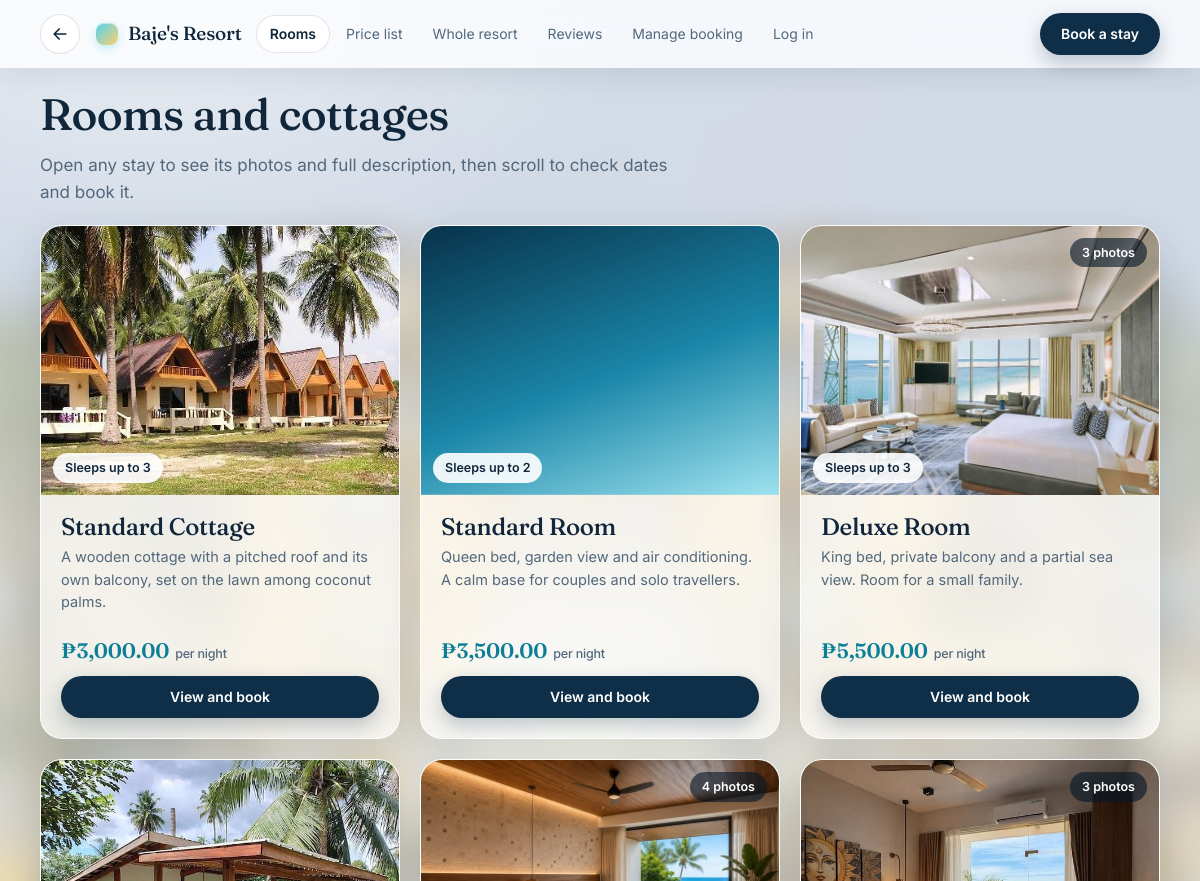
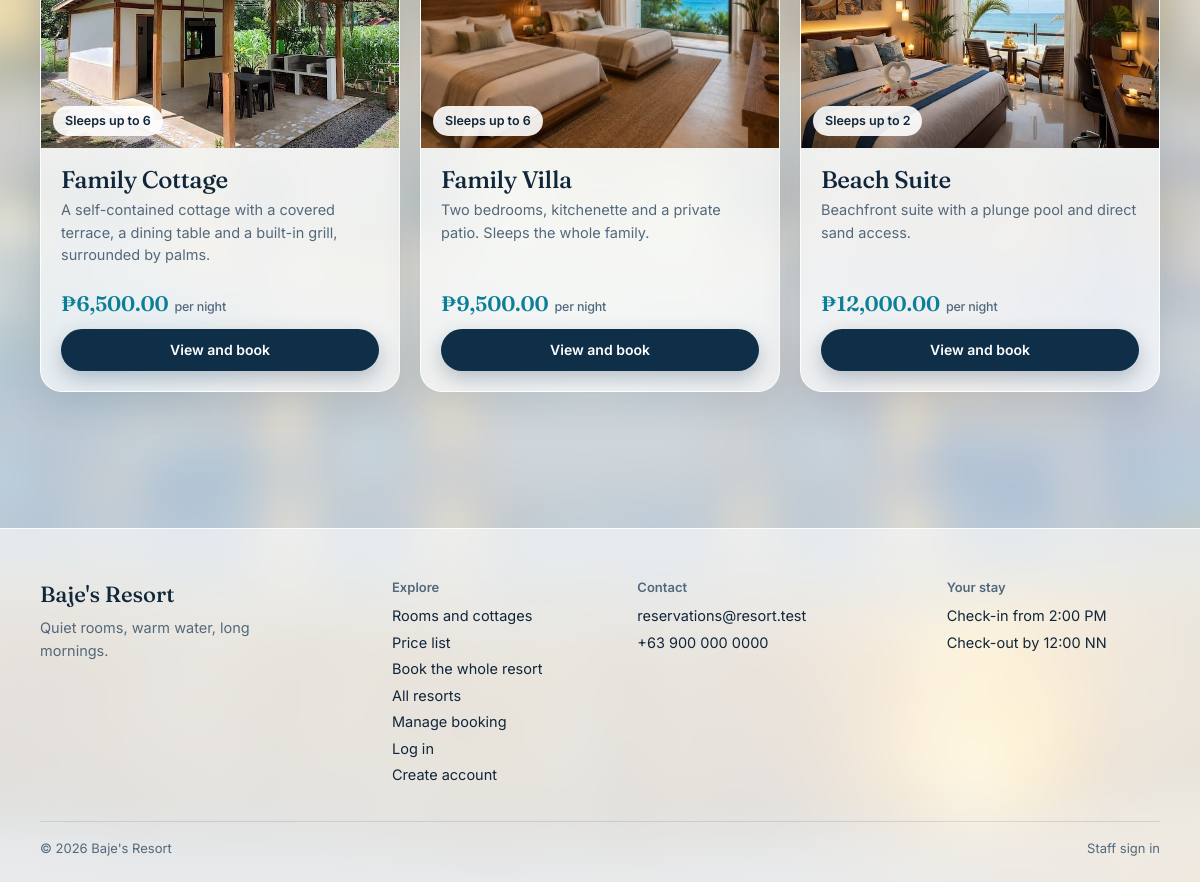
Screenshot of /rooms.php?r=bajes-resort with the database file from the repository (2 pictures, top to bottom).
### tables this page shows
CREATE TABLE resort (
  resort_id       INT AUTO_INCREMENT PRIMARY KEY,
  slug            VARCHAR(40)  NOT NULL,               
  name            VARCHAR(100) NOT NULL,
  tagline         VARCHAR(160) NULL,
  description     TEXT NULL,
  location        VARCHAR(120) NULL,
  theme           VARCHAR(20)  NOT NULL DEFAULT 'ocean',    
  hero_image      VARCHAR(120) NULL,                   
  contact_email   VARCHAR(120) NULL,
  contact_phone   VARCHAR(40)  NULL,
  checkin_time    VARCHAR(20)  NOT NULL DEFAULT '2:00 PM',
  checkout_time   VARCHAR(20)  NOT NULL DEFAULT '12:00 NN',
  free_cancel_days INT NOT NULL DEFAULT 2,
  exclusive_rate  DECIMAL(10,2) NULL,                  
  is_active       TINYINT(1) NOT NULL DEFAULT 1,
  sort_order      INT NOT NULL DEFAULT 0,
  created_at      TIMESTAMP NOT NULL DEFAULT CURRENT_TIMESTAMP,
  CONSTRAINT uk_resort_slug UNIQUE (slug),
  CONSTRAINT ck_resort_rate CHECK (exclusive_rate IS NULL OR exclusive_rate >= 0)
);

CREATE TABLE room_type (
  room_type_id  INT AUTO_INCREMENT PRIMARY KEY,
  resort_id     INT NOT NULL,
  type_name     VARCHAR(60) NOT NULL,
  description   TEXT,
  details       TEXT NULL,
  max_occupancy INT NOT NULL,
  base_rate     DECIMAL(10,2) NOT NULL,
  CONSTRAINT uk_room_type_name UNIQUE (resort_id, type_name),
  CONSTRAINT ck_room_type_occ  CHECK (max_occupancy > 0),
  CONSTRAINT ck_room_type_rate CHECK (base_rate >= 0),
  CONSTRAINT fk_room_type_resort FOREIGN KEY (resort_id) REFERENCES resort(resort_id) ON DELETE CASCADE
);

### includes/bootstrap.php (called while the page is built, shortened)
<?php
$config = require __DIR__ . '/../config.php';
$config['platform'] ??= 'Resort Booking';
$config['resort'] = $config['platform'];
$resort = null;
function resort_find(PDO $pdo, string $slug): ?array
{
    $stmt = $pdo->prepare('SELECT * FROM resort WHERE slug = ? AND is_active = 1');
    $stmt->execute([$slug]);
    return $stmt->fetch() ?: null;
}
function resort_apply(array $r): void
{
    global $config, $resort;
    $resort = $r;
    $config['resort']        = $r['name'];
    $config['tagline']       = (string)$r['tagline'];
    $config['checkin_time']  = $r['checkin_time'];
    $config['checkout_time'] = $r['checkout_time'];
    $config['contact_email'] = (string)$r['contact_email'];
    $config['contact_phone'] = (string)$r['contact_phone'];
    $config['free_cancel_days'] = (int)$r['free_cancel_days'];
    $config['mail']['from_name'] = $r['name'];
}
function require_resort(PDO $pdo): array
{
    $slug = (string)($_POST['r'] ?? $_GET['r'] ?? '');
    $r = $slug !== '' ? resort_find($pdo, $slug) : null;
    return $r;
}
function ru(string $url, ?string $slug = null): string
{
    global $resort;
    $slug ??= $resort['slug'] ?? '';
    $frag = '';
    if (($i = strpos($url, '#')) !== false) {
        $frag = substr($url, $i);
        $url  = substr($url, 0, $i);
    }
    return $url . (str_contains($url, '?') ? '&' : '?') . 'r=' . rawurlencode($slug) . $frag;
}
function resort_id(): int
{
    global $resort;
    return (int)($resort['resort_id'] ?? 0);
}
function h(mixed $value): string
{
    return htmlspecialchars((string)($value ?? ''), ENT_QUOTES, 'UTF-8');
}
function money(float|int|string $amount): string
{
    global $config;
    return $config['currency'] . number_format((float)$amount, 2);
}

### config.php (called while the page is built)
<?php
return [
    'db_host'  => '127.0.0.1',
    'db_port'  => 3306,
    'db_name'  => 'resort_db',
    'db_user'  => 'root',
    'db_pass'  => '',
    'debug'    => false,
    'platform'      => 'Resort Booking',
    'resort'        => "Baje's Resort",
    'tagline'       => 'Quiet rooms, warm water, long mornings.',
    'currency'      => '₱',
    'timezone'      => 'Asia/Manila',
    'checkin_time'  => '2:00 PM',
    'checkout_time' => '12:00 NN',
    'contact_email' => 'reservations@resort.test',
    'contact_phone' => '+63 900 000 0000',
    'mail' => [
        'driver'     => 'smtp',
        'host'       => 'smtp.gmail.com',
        'port'       => 587,
        'encryption' => 'tls',
        'username'   => 'bajeloveleandro@gmail.com',
        'password'   => 'wguh qhvr icie wcsj',
        'from_email' => 'bajeloveleandro@gmail.com',
        'from_name'  => "Baje's Resort",
    ],
    'verify_email' => true,
    'base_url'    => '',
    'force_https' => false,
    'min_nights'          => 1,
    'max_nights'          => 30,
    'max_advance_days'    => 365,
    'max_rooms_per_booking' => 5,
    'max_guests_per_booking' => 20,
    'free_cancel_days'    => 2,
];

### includes/layout.php (the view, shortened to what this page needs)
<?php
require_once __DIR__ . '/bootstrap.php';
function asset_url(string $file, string $prefix = ''): string
{
    $full = __DIR__ . '/../assets/' . $file;
    return $prefix . 'assets/' . $file . '?v=' . (is_file($full) ? filemtime($full) : time());
}
function slugify(string $text): string
{
    return trim((string)preg_replace('/[^a-z0-9]+/', '-', strtolower($text)), '-');
}
function room_photos(string $typeName): array
{
    global $resort;
    $folder = 'rooms/' . ($resort['slug'] ?? '_') . '/';
    $dir    = __DIR__ . '/../assets/' . $folder;
    $slug   = slugify($typeName);
    $found  = [];
    foreach (glob($dir . $slug . '-*') ?: [] as $file) {
        if (preg_match('/^' . preg_quote($slug, '/') . '-(\d+)\.(jpe?g|png|webp)$/i', basename($file), $m)) {
            $found[(int)$m[1]] = $file;
        }
    }
    ksort($found);
    $photos = [];
    foreach ($found as $file) {
        $size = @getimagesize($file) ?: [0, 0];
        [$w, $hgt] = [(int)$size[0], (int)$size[1]];
        $ratio = $hgt > 0 ? $w / $hgt : 1.5;
        if ($w < 400)         { $fit = 'min(100%, 520px) auto'; }
        elseif ($ratio > 2.2) { $fit = 'min(100%, 1000px) auto'; }
        elseif ($ratio < 0.85){ $fit = 'contain'; }
        else                  { $fit = 'cover'; }
        $photos[] = ['url' => 'assets/' . $folder . basename($file) . '?v=' . filemtime($file), 'fit' => $fit, 'portrait' => $ratio < 0.85];
    }
    return $photos;
}
function room_card(array $t): string
{
    $photos = room_photos($t['type_name']);
    $cover  = $photos ? $photos[0]['url'] : '';
    $url    = ru('room.php?id=' . (int)$t['room_type_id']);
    ?>
<article class="room-card">
  <a class="rc-photo<?= $cover === '' ? ' no-photo' : '' ?>" href="<?= h($url) ?>"<?= $cover !== '' ? ' style="background-image:url(\'' . h($cover) . '\')"' : '' ?> aria-label="View the <?= h($t['type_name']) ?>">
    <span class="rc-tag">Sleeps up to <?= (int)$t['max_occupancy'] ?></span>
    <?php if (count($photos) > 1): ?><span class="rc-count"><?= count($photos) ?> photos</span><?php endif; ?>
  </a>
  <div class="rc-body">
    <h3><a href="<?= h($url) ?>"><?= h($t['type_name']) ?></a></h3>
    <p class="rc-desc"><?= h($t['description']) ?></p>
    <div class="rc-foot">
      <p class="price"><?= h(money($t['base_rate'])) ?> <small>per night</small></p>
      <a class="btn primary" href="<?= h($url . '#book') ?>">View and book</a>
    </div>
  </div>
</article>
<?php
    return (string)ob_get_clean();
}
function site_start(string $title, string $active = '', string $bodyClass = ''): void
{
    global $config, $resort;
    $signedIn = !empty($_SESSION['guest_id']);
    if ($resort) {
        $nav = ['rooms' => [ru('rooms.php'), 'Rooms'], 'pricelist' => [ru('pricelist.php'), 'Price list'], 'stay' => [ru('book.php#exclusive'), 'Whole resort'], 'reviews' => [ru('reviews.php'), 'Reviews'],
                'booking' => [ru('booking.php'), 'Manage booking']];
    } else {
        $nav = ['all' => ['index.php', 'Resorts'], 'booking' => ['booking.php', 'Manage booking']];
    }
    $nav['account'] = $signedIn ? [ru('account.php'), 'My account'] : [ru('login.php'), 'Log in'];
    $brandName = $resort ? $config['resort'] : $config['platform'];
    $brandHref = $resort ? ru('landing.php') : 'index.php';
    ?><!doctype html>
<html lang="en">
<head>
<link rel="stylesheet" href="<?= h(asset_url('style.css')) ?>">
</head>
<body class="site<?= $bodyClass !== '' ? ' ' . h($bodyClass) : '' ?>">
<div class="frame">
<header class="top" id="top">
  <div class="bar">
    <?php if ($resort): ?><a class="back-btn" href="index.php" title="Back to all resorts" aria-label="Back to all resorts"><svg viewBox="0 0 24 24" width="20" height="20" fill="none" stroke="currentColor" stroke-width="2" stroke-linecap="round" stroke-linejoin="round" aria-hidden="true"><path d="M19 12H5M11 6l-6 6 6 6"/></svg></a><?php endif; ?>
    <a class="brand" href="<?= h($brandHref) ?>"><?= h($brandName) ?></a>
    <nav id="site-nav" aria-label="Main">
      <?php foreach ($nav as $key => [$href, $label]): ?>
        <a href="<?= h($href) ?>"<?= $key === $active ? ' aria-current="page"' : '' ?>><?= h($label) ?></a>
      <?php endforeach; ?>
    </nav>
    <a class="btn primary push" href="<?= h($resort ? ru('book.php#book') : 'index.php#resorts') ?>"><?= $resort ? 'Book a stay' : 'Find a resort' ?></a>
  </div>
</header>
<main class="wrap" id="content">
<?php flash_render();
}
function site_end(): void
{
    global $config, $resort;
    $tel = preg_replace('/[^0-9+]/', '', (string)($resort ? $config['contact_phone'] : ''));
    ?>
</main>
<footer class="foot">
  <div class="foot-grid">
    <div class="foot-about">
      <strong class="foot-brand"><?= h($resort ? $config['resort'] : $config['platform']) ?></strong>
      <p><?= h($resort ? $config['tagline'] : 'Many resorts, one simple booking system.') ?></p>
    </div>
    <div>
      <h3>Explore</h3>
      <?php if ($resort): ?>
        <a href="<?= h(ru('rooms.php')) ?>">Rooms and cottages</a>
        <a href="<?= h(ru('pricelist.php')) ?>">Price list</a>
        <a href="<?= h(ru('book.php#exclusive')) ?>">Book the whole resort</a>
      <?php endif; ?>
      <a href="index.php">All resorts</a>
      <a href="<?= h(ru('booking.php')) ?>">Manage booking</a>
      <?php if (!empty($_SESSION['guest_id'])): ?><a href="<?= h(ru('account.php')) ?>">My account</a><?php else: ?><a href="<?= h(ru('login.php')) ?>">Log in</a> <a href="<?= h(ru('register.php')) ?>">Create account</a><?php endif; ?>
    </div>
    <?php if ($resort): ?>
    <div>
      <h3>Contact</h3>
      <a href="mailto:<?= h($config['contact_email']) ?>"><?= h($config['contact_email']) ?></a>
      <a href="tel:<?= h($tel) ?>"><?= h($config['contact_phone']) ?></a>
    </div>
    <div>
      <h3>Your stay</h3>
      <p>Check-in from <?= h($config['checkin_time']) ?></p>
      <p>Check-out by <?= h($config['checkout_time']) ?></p>
    </div>
    <?php endif; ?>
  </div>
  <div class="foot-bottom">
    <span>© <?= date('Y') ?> <?= h($resort ? $config['resort'] : $config['platform']) ?></span>
    <a href="admin/">Staff sign in</a>
  </div>
</footer>
</div>
</body>
</html>
<?php
}
    ?><!doctype html>

### rooms.php
<?php
require __DIR__ . '/includes/layout.php';
require_resort($pdo);
$types = $pdo->query('SELECT * FROM room_type WHERE resort_id = ' . resort_id() . ' ORDER BY base_rate')->fetchAll();
site_start('Rooms and cottages', 'rooms');
?>
<div class="page-head"><h1>Rooms and cottages</h1></div>
<p class="muted lede">Open any stay to see its photos and full description, then scroll to check dates and book it.</p>
<div class="room-cards">
  <?php foreach ($types as $t): ?>
    <?= room_card($t) ?>
  <?php endforeach; ?>
</div>
<?php site_end();

### rows the page displays
resort: name "Baje's Resort", tagline "Quiet rooms, warm water, long mornings.", contact_email "reservations@resort.test", contact_phone "+63 900 000 0000", checkin_time "2:00 PM", checkout_time "12:00 NN"
room_type: shows a picture, max_occupancy "3", type_name "Standard Cottage", description "A wooden cottage with a pitched roof and its own balcony, set on the lawn among coconut palms.", base_rate "₱3,000.00"
room_type: max_occupancy "2", type_name "Standard Room", description "Queen bed, garden view and air conditioning. A calm base for couples and solo travellers.", base_rate "₱3,500.00"
room_type: shows a picture, max_occupancy "3", type_name "3", type_name "Deluxe Room", description "King bed, private balcony and a partial sea view. Room for a small family.", base_rate "₱5,500.00"
room_type: shows a picture, max_occupancy "6", type_name "Family Cottage", description "A self-contained cottage with a covered terrace, a dining table and a built-in grill, surrounded by palms.", base_rate "₱6,500.00"
room_type: shows a picture, max_occupancy "6", type_name "4", type_name "Family Villa", description "Two bedrooms, kitchenette and a private patio. Sleeps the whole family.", base_rate "₱9,500.00"
room_type: shows a picture, max_occupancy "2", type_name "3", type_name "Beach Suite", description "Beachfront suite with a plunge pool and direct sand access.", base_rate "₱12,000.00"

### other values shown
$label "Rooms"
$label "Price list"
$label "Whole resort"
$label "Reviews"
$label "Manage booking"
$label "Log in"
